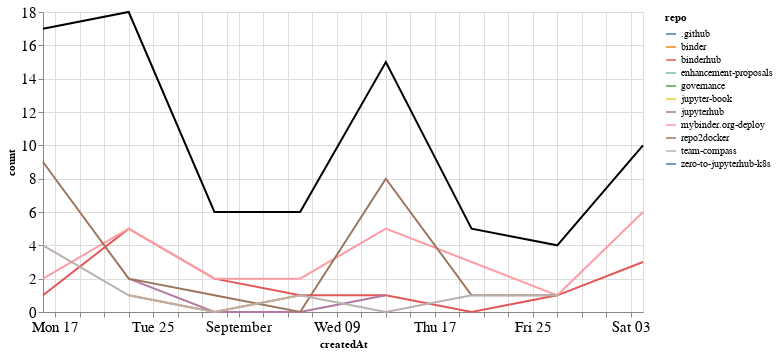

The notebook cell saved with this chart:
### Markdown cell above
## Comments

### Code cell
comments_time = comments.groupby('repo').resample('W', on='createdAt').count()['author'].reset_index()
comments_time = comments_time.rename(columns={'author': 'count'})
comments_time_total = comments_time.groupby('createdAt').agg({"count": "sum"}).reset_index()
ch1 = alt.Chart(comments_time, width=600).mark_line().encode(
    x='createdAt',
    y='count',
    color='repo',
    tooltip="repo"
)

ch2 = alt.Chart(comments_time_total, width=600).mark_line(color="black").encode(
    x='createdAt',
    y='count',
)

ch1 + ch2

### Figure 1 — Vega-Lite specification as saved in the notebook (floating-point values rounded to 4 significant figures)
{"config": {"axisLeft": {"labelFontSize": 15}, "axisBottom": {"labelFontSize": 15}}, "layer": [{"data": {"name": "data-0b89325564531436cd7c9bb88d806849"}, "mark": "line", "encoding": {"color": {"type": "nominal", "field": "repo"}, "tooltip": {"type": "nominal", "field": "repo"}, "x": {"type": "temporal", "field": "createdAt"}, "y": {"type": "quantitative", "field": "count"}}, "width": 600}, {"data": {"name": "data-4c6513047c896caa411bfe0c5f77687e"}, "mark": {"type": "line", "color": "black"}, "encoding": {"x": {"type": "temporal", "field": "createdAt"}, "y": {"type": "quantitative", "field": "count"}}, "width": 600}], "$schema": "https://vega.github.io/schema/vega-lite/v4.8.1.json", "datasets": {"data-0b89325564531436cd7c9bb88d806849": [{"repo": ".github", "createdAt": "2020-10-04T00:00:00", "count": 1}, {"repo": "binder", "createdAt": "2020-08-23T00:00:00", "count": 1}, {"repo": "binder", "createdAt": "2020-08-30T00:00:00", "count": 0}, {"repo": "binder", "createdAt": "2020-09-06T00:00:00", "count": 1}, {"repo": "binderhub", "createdAt": "2020-08-16T00:00:00", "count": 1}, {"repo": "binderhub", "createdAt": "2020-08-23T00:00:00", "count": 5}, {"repo": "binderhub", "createdAt": "2020-08-30T00:00:00", "count": 2}, {"repo": "binderhub", "createdAt": "2020-09-06T00:00:00", "count": 1}, {"repo": "binderhub", "createdAt": "2020-09-13T00:00:00", "count": 1}, {"repo": "binderhub", "createdAt": "2020-09-20T00:00:00", "count": 0}, {"repo": "binderhub", "createdAt": "2020-09-27T00:00:00", "count": 1}, {"repo": "binderhub", "createdAt": "2020-10-04T00:00:00", "count": 3}, {"repo": "enhancement-proposals", "createdAt": "2020-08-16T00:00:00", "count": 1}, {"repo": "governance", "createdAt": "2020-08-23T00:00:00", "count": 2}, {"repo": "jupyter-book", "createdAt": "2020-08-30T00:00:00", "count": 1}, {"repo": "jupyterhub", "createdAt": "2020-08-23T00:00:00", "count": 2}, {"repo": "jupyterhub", "createdAt": "2020-08-30T00:00:00", "count": 0}, {"repo": "jupyterhub", "createdAt": "2020-09-06T00:00:00", "count": 0}, {"repo": "jupyterhub", "createdAt": "2020-09-13T00:00:00", "count": 1}, {"repo": "mybinder.org-deploy", "createdAt": "2020-08-16T00:00:00", "count": 2}, {"repo": "mybinder.org-deploy", "createdAt": "2020-08-23T00:00:00", "count": 5}, {"repo": "mybinder.org-deploy", "createdAt": "2020-08-30T00:00:00", "count": 2}, {"repo": "mybinder.org-deploy", "createdAt": "2020-09-06T00:00:00", "count": 2}, {"repo": "mybinder.org-deploy", "createdAt": "2020-09-13T00:00:00", "count": 5}, {"repo": "mybinder.org-deploy", "createdAt": "2020-09-20T00:00:00", "count": 3}, {"repo": "mybinder.org-deploy", "createdAt": "2020-09-27T00:00:00", "count": 1}, {"repo": "mybinder.org-deploy", "createdAt": "2020-10-04T00:00:00", "count": 6}, {"repo": "repo2docker", "createdAt": "2020-08-16T00:00:00", "count": 9}, {"repo": "repo2docker", "createdAt": "2020-08-23T00:00:00", "count": 2}, {"repo": "repo2docker", "createdAt": "2020-08-30T00:00:00", "count": 1}, {"repo": "repo2docker", "createdAt": "2020-09-06T00:00:00", "count": 0}, {"repo": "repo2docker", "createdAt": "2020-09-13T00:00:00", "count": 8}, {"repo": "repo2docker", "createdAt": "2020-09-20T00:00:00", "count": 1}, {"repo": "repo2docker", "createdAt": "2020-09-27T00:00:00", "count": 1}, {"repo": "team-compass", "createdAt": "2020-08-16T00:00:00", "count": 4}, {"repo": "team-compass", "createdAt": "2020-08-23T00:00:00", "count": 1}, {"repo": "team-compass", "createdAt": "2020-08-30T00:00:00", "count": 0}, {"repo": "team-compass", "createdAt": "2020-09-06T00:00:00", "count": 1}, {"repo": "team-compass", "createdAt": "2020-09-13T00:00:00", "count": 0}, {"repo": "team-compass", "createdAt": "2020-09-20T00:00:00", "count": 1}, {"repo": "team-compass", "createdAt": "2020-09-27T00:00:00", "count": 1}, {"repo": "zero-to-jupyterhub-k8s", "createdAt": "2020-09-06T00:00:00", "count": 1}], "data-4c6513047c896caa411bfe0c5f77687e": [{"createdAt": "2020-08-16T00:00:00", "count": 17}, {"createdAt": "2020-08-23T00:00:00", "count": 18}, {"createdAt": "2020-08-30T00:00:00", "count": 6}, {"createdAt": "2020-09-06T00:00:00", "count": 6}, {"createdAt": "2020-09-13T00:00:00", "count": 15}, {"createdAt": "2020-09-20T00:00:00", "count": 5}, {"createdAt": "2020-09-27T00:00:00", "count": 4}, {"createdAt": "2020-10-04T00:00:00", "count": 10}]}}
